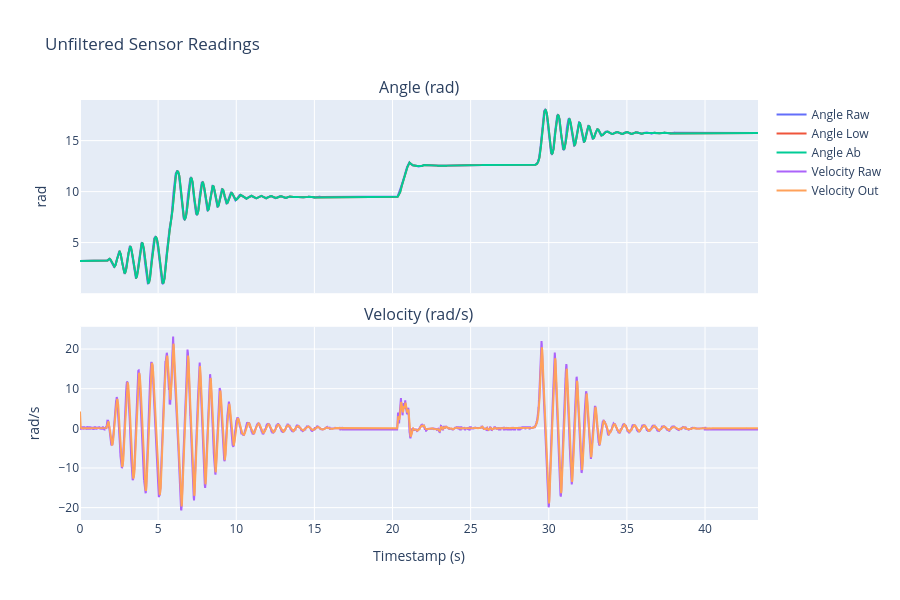

The notebook cell saved with this chart:
### Code cell
data = df[["Timestamp_ms","Angle_raw","Angle_low","Angle_ab","Vel_raw","Vel_out"]].copy()
for col in data.columns:
    data[col] = pd.to_numeric(data[col], errors="coerce")
data = data.dropna().sort_values("Timestamp_ms").reset_index(drop=True)

fig = make_subplots(
    rows=2,
    cols=1,
    shared_xaxes=True,
    vertical_spacing=0.08,
    subplot_titles=("Angle (rad)", "Velocity (rad/s)"),
)

fig.add_trace(
    go.Scatter(x=data["Timestamp_ms"]/1000, y=data["Angle_raw"], name="Angle Raw"),
    row=1, col=1
)
fig.add_trace(
    go.Scatter(x=data["Timestamp_ms"]/1000, y=data["Angle_low"], name="Angle Low"),
    row=1, col=1
)
fig.add_trace(
    go.Scatter(x=data["Timestamp_ms"]/1000, y=data["Angle_ab"], name="Angle Ab"),
    row=1, col=1
)
fig.add_trace(
    go.Scatter(x=data["Timestamp_ms"]/1000, y=data["Vel_raw"], name="Velocity Raw"),
    row=2, col=1
)
fig.add_trace(
    go.Scatter(x=data["Timestamp_ms"]/1000, y=data["Vel_out"], name="Velocity Out"),
    row=2, col=1
)

fig.update_xaxes(title_text="Timestamp (s)", row=2, col=1)
fig.update_yaxes(title_text="rad", row=1, col=1)
fig.update_yaxes(title_text="rad/s", row=2, col=1)
fig.update_layout(height=600, showlegend=False)
fig.update_layout(
    title_text="Unfiltered Sensor Readings",
    showlegend=True
)
fig.show()

### Figure 1 — Plotly figure (JSON) as saved in the notebook; plotly's stock layout.template omitted (floating-point values rounded to 4 significant figures; data arrays with more than 128 entries replaced by an {"elided": "..."} marker saying what was removed)
{"data": [{"name": "Angle Raw", "type": "scatter", "x": {"elided": "8679 float values"}, "xaxis": "x", "y": {"elided": "8679 float values"}, "yaxis": "y"}, {"name": "Angle Low", "type": "scatter", "x": {"elided": "8679 float values"}, "xaxis": "x", "y": {"elided": "8679 float values"}, "yaxis": "y"}, {"name": "Angle Ab", "type": "scatter", "x": {"elided": "8679 float values"}, "xaxis": "x", "y": {"elided": "8679 float values"}, "yaxis": "y"}, {"name": "Velocity Raw", "type": "scatter", "x": {"elided": "8679 float values"}, "xaxis": "x2", "y": {"elided": "8679 float values"}, "yaxis": "y2"}, {"name": "Velocity Out", "type": "scatter", "x": {"elided": "8679 float values"}, "xaxis": "x2", "y": {"elided": "8679 float values"}, "yaxis": "y2"}], "layout": {"annotations": [{"font": {"size": 16}, "showarrow": false, "text": "Angle (rad)", "x": 0.5, "xanchor": "center", "xref": "paper", "y": 1, "yanchor": "bottom", "yref": "paper"}, {"font": {"size": 16}, "showarrow": false, "text": "Velocity (rad/s)", "x": 0.5, "xanchor": "center", "xref": "paper", "y": 0.46, "yanchor": "bottom", "yref": "paper"}], "height": 600, "showlegend": true, "title": {"text": "Unfiltered Sensor Readings"}, "xaxis": {"anchor": "y", "domain": [0, 1], "matches": "x2", "showticklabels": false}, "xaxis2": {"anchor": "y2", "domain": [0, 1], "title": {"text": "Timestamp (s)"}}, "yaxis": {"anchor": "x", "domain": [0.54, 1], "title": {"text": "rad"}}, "yaxis2": {"anchor": "x2", "domain": [0, 0.46], "title": {"text": "rad/s"}}}}
